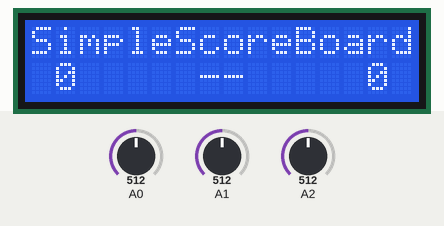
Simulated run of this sketch. Board: Arduino Uno, built with avr-gcc and run on an emulated ATmega328P. Parts: 16×2 character LCD. Inputs (shaded band) come from the test bench; at power-on: A0 = 512, A2 = 512, A1 = 512.

Above: at 1.2 s.
1.3 s: A0 set to 1023
At 1.4 s:
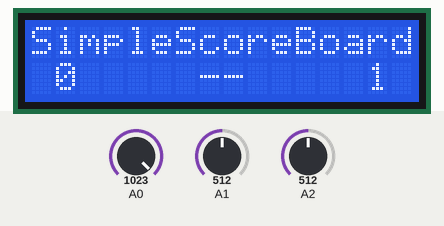
2.8 s: A2 set to 1023
At 3.05 s:
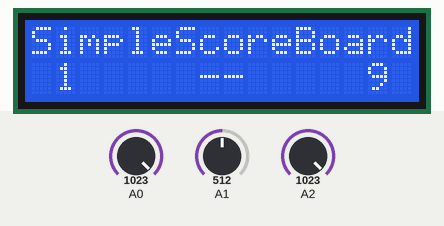
4.4 s: A1 set to 1023
At 5.5 s:
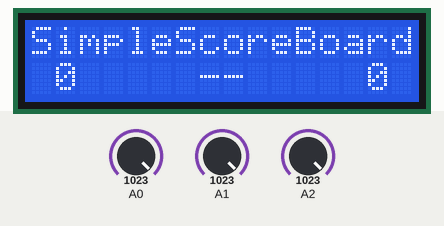
6.0 s: A1 set to 900
At 6.14 s:
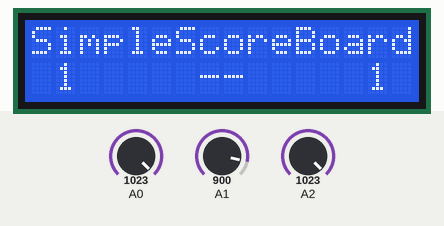
7.5 s: A0 set to 900
At 7.79 s:
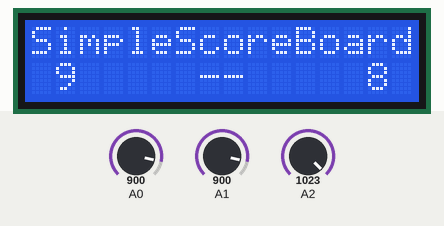
Timing chart, 0 to 10.1 s (numbered marks = the images above; inputs shaded):
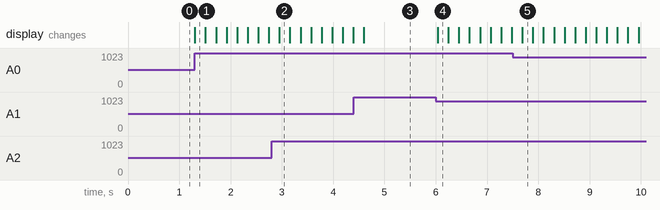

The sketch:

SimpleScoreBoard.ino
```cpp
#include <stdio.h>
#include <LiquidCrystal.h>

//  液晶のインスタンス
LiquidCrystal lcd(12, 11, 5, 4, 3, 2);

boolean button0;
boolean button1;
boolean button2;

//  左チームの得点
int score_left;

//  右チームの得点
int score_right;

//  初期設定を行う
void setup()
{
  //  液晶の処理を開始する
  lcd.begin(16, 2);
}

//  ボタンの状態を更新する
void updateButtonState()
{
  button0 = (analogRead(0) > 1020) ? true : false;
  button1 = (analogRead(1) > 1020) ? true : false;
  button2 = (analogRead(2) > 1020) ? true : false;
}

void loop()
{
  lcd.clear();
  updateButtonState();

  if (button2)
    score_left++;

  if (button0)
    score_right++;

  if (button1)
  {
    score_left = 0;
    score_right = 0;
  }

  char left[3];
  sprintf(left, "%d", score_left);

  char right[3];
  sprintf(right, "%2d", score_right);

  lcd.setCursor(0, 0);
  lcd.print("SimpleScoreBoard");

  lcd.setCursor(1, 1);
  lcd.print(left);

  lcd.setCursor(7, 1);
  lcd.print("--");

  lcd.setCursor(13, 1);
  lcd.print(right);

  delay(200);
}
```

Measured:
- after the input at 1.3 s, the display: changes at once (image 1)
- after the input at 6.0 s, the display: changes at once (image 4)
